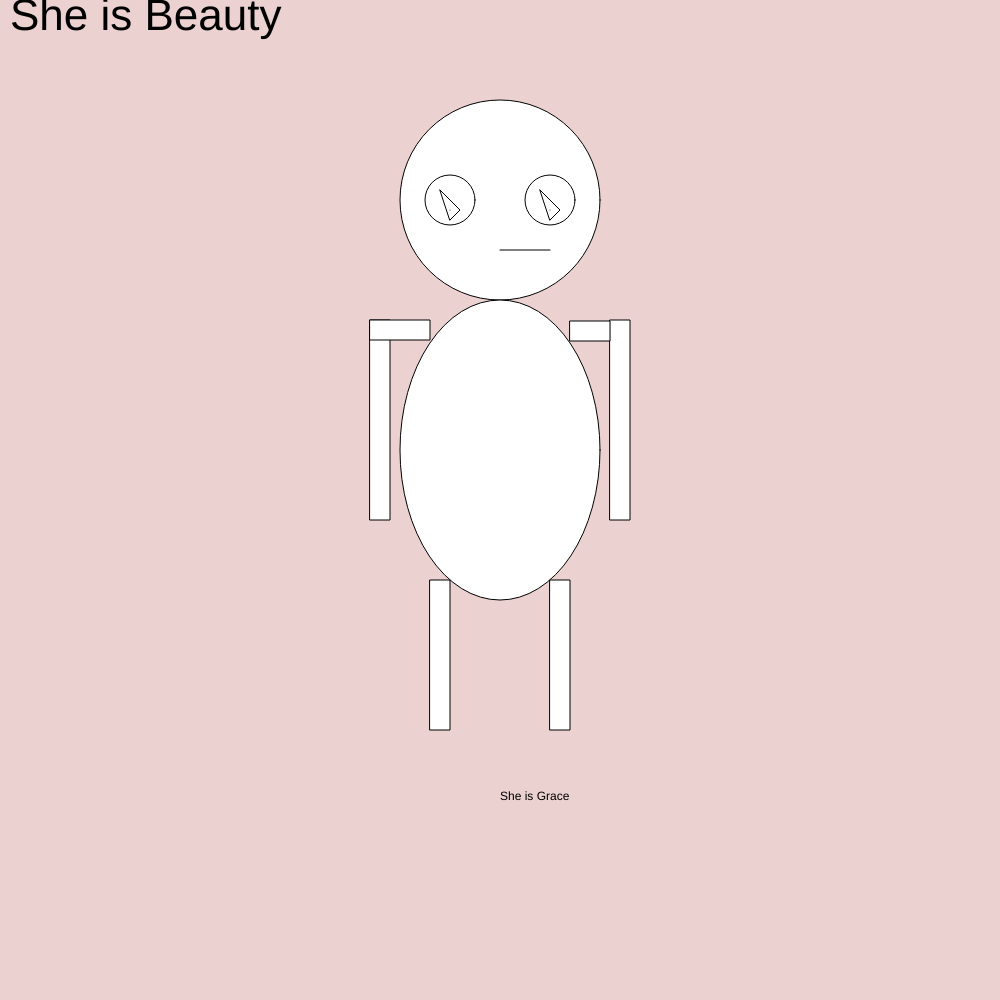
Frame 1 (no input)
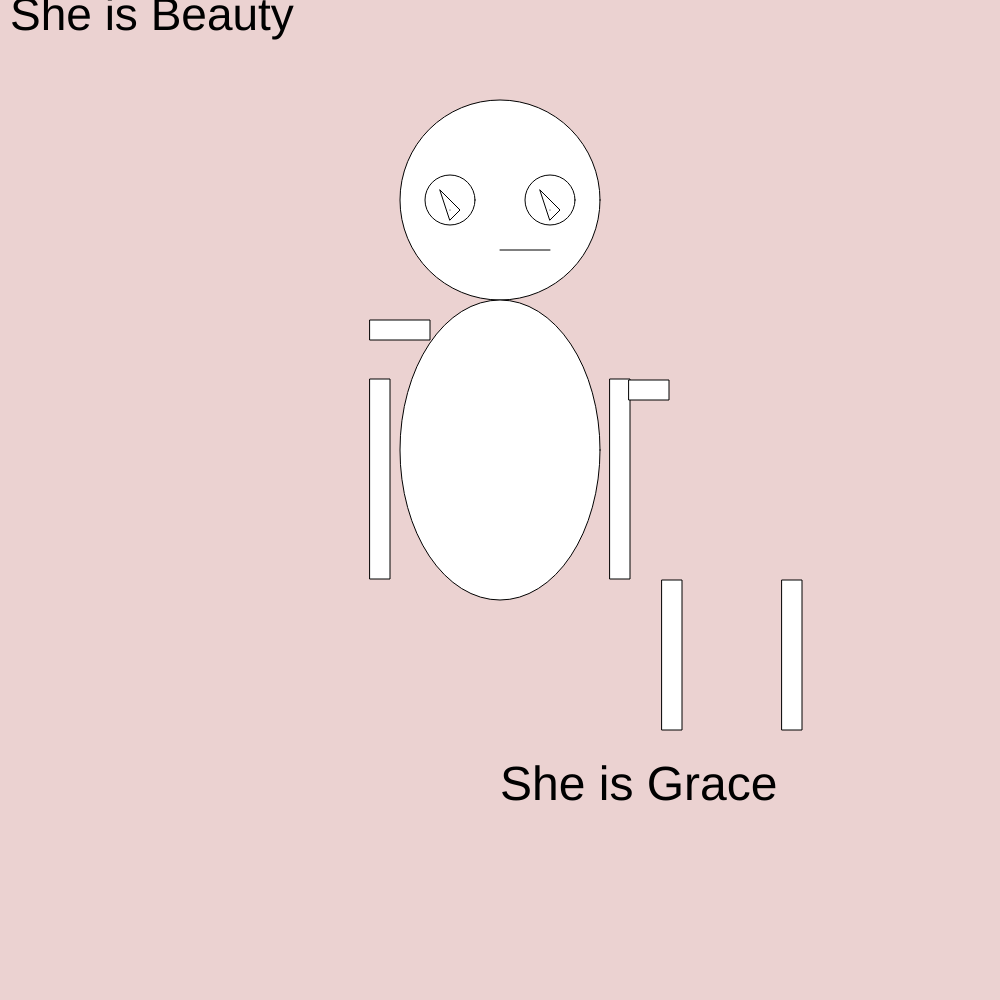
Frame 60 (no input)
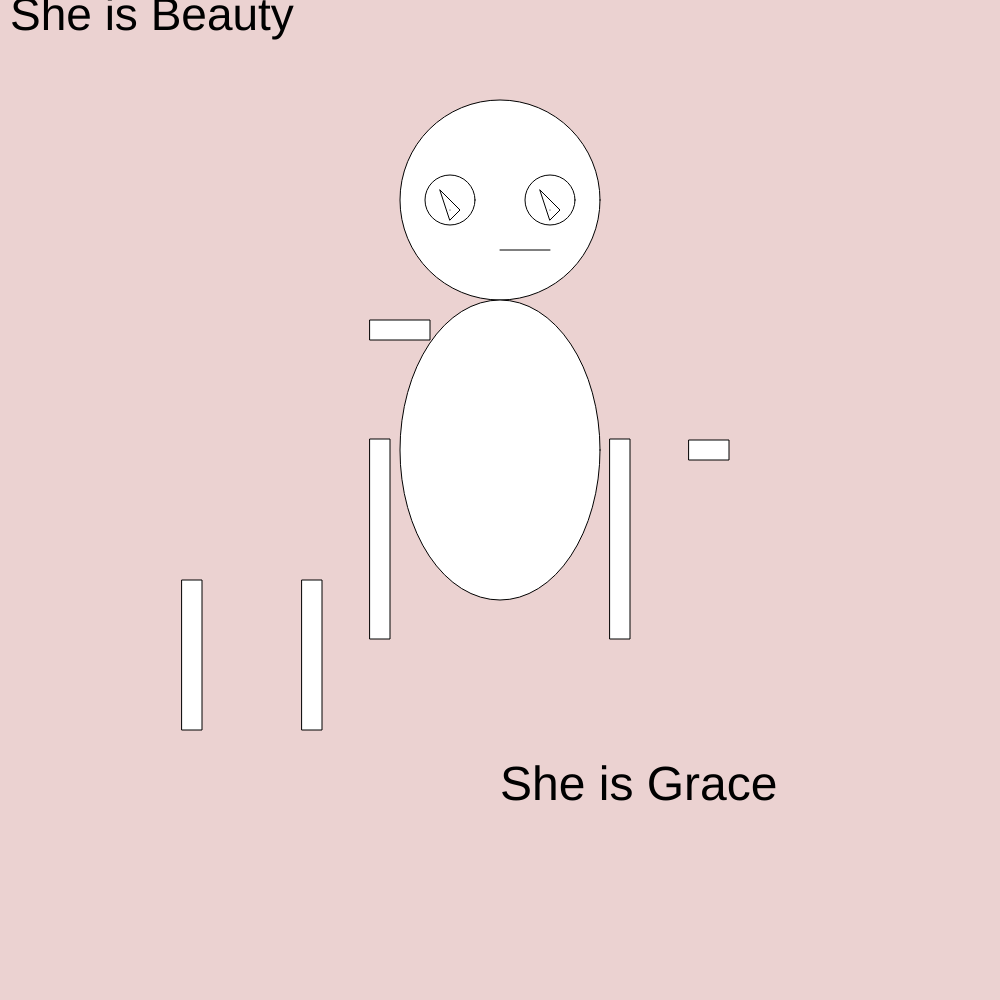
Frame 120 (the mouse pressed at the canvas centre since frame 60)

The p5.js sketch that drew these frames (run headless with seeded random() and noise() and a simulated clock; from frame 60 on, the mouse is pressed at the canvas centre):

// p5.js sketch
// ── sketch.js
var x = 550;
var y = 580;
var movement = 1;
var size = 44;
var count = 0;
var sizedirection = 2;
var a = 430;
var b = 610;
var c = 320;
var d = 570;
var movement2 = 1
var e = 370
var movement3 = 1
var f = 320

function setup()
{
    createCanvas(1000,1000);
    movement = floor(random() * 10) + 1;
}
function draw()
{
    background(235,210,209);
    text('She is Grace',500,800);
    console.log("hi");
    textSize(size);
    size+= sizedirection;
    count++;
    if(count > 5)
    {
        sizedirection *= -1;
        count = 0;
    }
    text('She is Beauty', 10, 30);
  
    // head
    circle(500,200,200);
    // body
    ellipse(500,450,200,300);
    // right arm 
    rect(b,c,20,200);
    if (c <= 100 || c >= 800)
    {
        movement2*=-1;
    }
    c += movement2;
    // right shoulder
    rect(d,c,40,20);
    if (d <= 100 || d >= 800)
    {
        movement2*=-1;
    }
    d += movement2;
    // left arm
    rect(e,f,20,200);
    if (f <= 100 || f >= 800)
    {
        movement3*=-1;
    }
    f += movement3;
    //left shoulder
    rect(370,320,60,20);
    // eyes
    circle(450,200,50);
    circle(550,200,50);
    // mouth 
    line(550,250,500,250);
    // Legs
    rect(x,y,20,150);
    if (x >= 900 || x <= 100)
    {
      movement*=-1;  
    }
    x += movement;
    rect(a,y,20,150);
    if (a >= 900 || a <= 100)
    {
      movement*=-1;  
    }
    a += movement;

    //eyes
    triangle(450,220,460,210,440,190);
    triangle(550,220,560,210,540,190);
    point(450,210);
    point(550,210);
    
}
